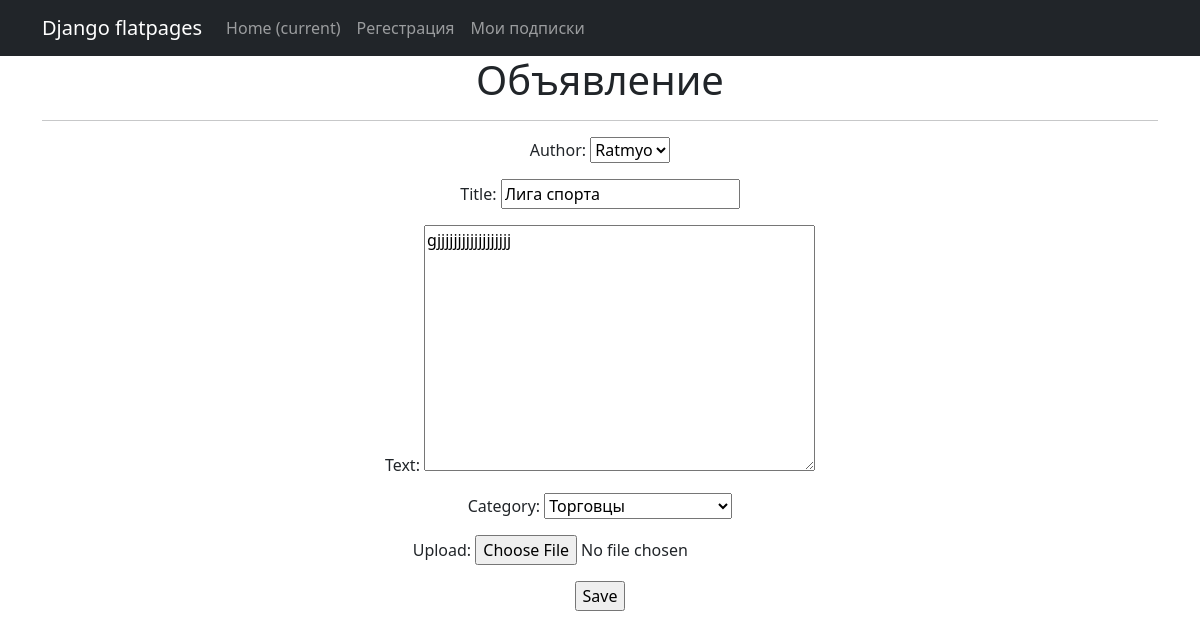
Page /articles/2/update/ (signed in) on the committed database.
### board/models.py (models this page shows, shortened)
class Article(models.Model):
    TYPE = (
        ('tank', 'Танки'),
        ('heal', 'Хилы'),
        ('dd', 'ДД'),
        ('vendors', 'Торговцы'),
        ('guildmasters', 'Гилдмастеры'),
        ('questgivers', 'Квестгиверы'),
        ('blacksmiths', 'Кузницы'),
        ('tanners', 'Кожевники'),
        ('potion', 'Зельевары'),
        ('spellmaster', 'Мастера заклинаний'),
    )
    author = models.ForeignKey(User, on_delete=models.CASCADE)
    title = models.CharField(max_length=64)
    text = models.TextField()
    category = models.CharField(max_length=12, choices=TYPE, null=False)
    upload = models.FileField(upload_to='uploads/', blank=True)

### board/views.py (the view)
# urls.py: path('<int:pk>/update/', ArticleUpdate.as_view(), name='article_update'),
class ArticleUpdate(PermissionRequiredMixin, UpdateView):
    permission_required = ('board.change_article',)
    form_class = ArticleForm
    model = Article
    template_name = 'article_edit.html'

### board/forms.py
class ArticleForm(forms.ModelForm):
    class Meta:
        model = Article
        fields = '__all__'

### templates/article_edit.html (shortened to what this page needs)
{% extends 'flatpages/default.html' %}
{% block content %}
<h1>Объявление</h1>
<hr>
<form action="" method="post">
    {{ form.as_p }}
    <input type="submit" value="Save" />
</form>
{% endblock content %}

### rows in the picture
Article: author "Ratmyo", title "Лига спорта", text "gjjjjjjjjjjjjjjjjjj", category "Торговцы"
